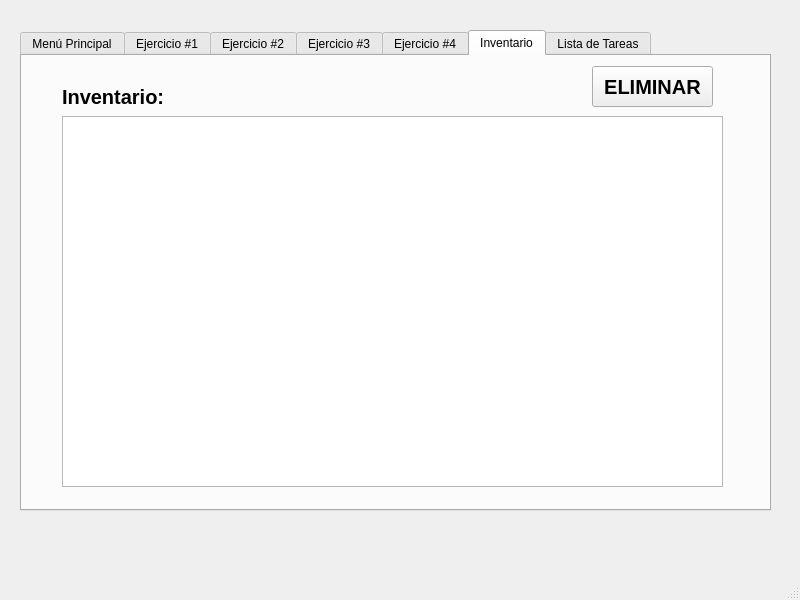
<?xml version="1.0" encoding="UTF-8"?>
<ui version="4.0">
 <class>cframe</class>
 <widget class="QMainWindow" name="cframe">
  <property name="geometry">
   <rect>
    <x>0</x>
    <y>0</y>
    <width>800</width>
    <height>600</height>
   </rect>
  </property>
  <property name="windowTitle">
   <string>cframe</string>
  </property>
  <widget class="QWidget" name="centralwidget">
   <widget class="QTabWidget" name="tabWidget">
    <property name="geometry">
     <rect>
      <x>20</x>
      <y>30</y>
      <width>751</width>
      <height>481</height>
     </rect>
    </property>
    <property name="currentIndex">
     <number>5</number>
    </property>
    <widget class="QWidget" name="tab">
     <attribute name="title">
      <string>Menú Principal</string>
     </attribute>
     <widget class="QLabel" name="label_6">
      <property name="geometry">
       <rect>
        <x>150</x>
        <y>140</y>
        <width>441</width>
        <height>41</height>
       </rect>
      </property>
      <property name="font">
       <font>
        <pointsize>30</pointsize>
        <bold>true</bold>
       </font>
      </property>
      <property name="text">
       <string>Laboratorio #4</string>
      </property>
      <property name="alignment">
       <set>Qt::AlignCenter</set>
      </property>
     </widget>
     <widget class="Line" name="line_2">
      <property name="geometry">
       <rect>
        <x>50</x>
        <y>200</y>
        <width>651</width>
        <height>16</height>
       </rect>
      </property>
      <property name="orientation">
       <enum>Qt::Horizontal</enum>
      </property>
     </widget>
     <widget class="QPushButton" name="pushButton_2">
      <property name="geometry">
       <rect>
        <x>280</x>
        <y>230</y>
        <width>181</width>
        <height>51</height>
       </rect>
      </property>
      <property name="font">
       <font>
        <pointsize>20</pointsize>
        <bold>true</bold>
       </font>
      </property>
      <property name="text">
       <string>MENÚ</string>
      </property>
     </widget>
    </widget>
    <widget class="QWidget" name="tab_2">
     <attribute name="title">
      <string>Ejercicio #1</string>
     </attribute>
     <widget class="QLabel" name="label">
      <property name="geometry">
       <rect>
        <x>140</x>
        <y>30</y>
        <width>441</width>
        <height>41</height>
       </rect>
      </property>
      <property name="font">
       <font>
        <pointsize>30</pointsize>
        <bold>true</bold>
       </font>
      </property>
      <property name="text">
       <string>Sistema de Gestión de Tarea</string>
      </property>
      <property name="alignment">
       <set>Qt::AlignCenter</set>
      </property>
     </widget>
     <widget class="Line" name="line">
      <property name="geometry">
       <rect>
        <x>50</x>
        <y>90</y>
        <width>651</width>
        <height>16</height>
       </rect>
      </property>
      <property name="orientation">
       <enum>Qt::Horizontal</enum>
      </property>
     </widget>
     <widget class="QPlainTextEdit" name="TE_Descripcion">
      <property name="geometry">
       <rect>
        <x>360</x>
        <y>150</y>
        <width>351</width>
        <height>221</height>
       </rect>
      </property>
      <property name="font">
       <font>
        <pointsize>15</pointsize>
       </font>
      </property>
     </widget>
     <widget class="QLabel" name="label_2">
      <property name="geometry">
       <rect>
        <x>360</x>
        <y>110</y>
        <width>201</width>
        <height>41</height>
       </rect>
      </property>
      <property name="font">
       <font>
        <pointsize>15</pointsize>
        <bold>true</bold>
       </font>
      </property>
      <property name="text">
       <string>Descripción:</string>
      </property>
      <property name="alignment">
       <set>Qt::AlignLeading|Qt::AlignLeft|Qt::AlignVCenter</set>
      </property>
     </widget>
     <widget class="QLabel" name="label_3">
      <property name="geometry">
       <rect>
        <x>50</x>
        <y>150</y>
        <width>201</width>
        <height>41</height>
       </rect>
      </property>
      <property name="font">
       <font>
        <pointsize>15</pointsize>
        <bold>true</bold>
       </font>
      </property>
      <property name="text">
       <string>Tipo de Tarea:</string>
      </property>
      <property name="alignment">
       <set>Qt::AlignLeading|Qt::AlignLeft|Qt::AlignVCenter</set>
      </property>
     </widget>
     <widget class="QComboBox" name="tareaTipo">
      <property name="geometry">
       <rect>
        <x>50</x>
        <y>190</y>
        <width>271</width>
        <height>41</height>
       </rect>
      </property>
      <property name="font">
       <font>
        <pointsize>15</pointsize>
       </font>
      </property>
      <item>
       <property name="text">
        <string>Diaria</string>
       </property>
      </item>
      <item>
       <property name="text">
        <string>Semanal</string>
       </property>
      </item>
     </widget>
     <widget class="QLabel" name="label_4">
      <property name="geometry">
       <rect>
        <x>60</x>
        <y>250</y>
        <width>201</width>
        <height>41</height>
       </rect>
      </property>
      <property name="font">
       <font>
        <pointsize>15</pointsize>
        <bold>true</bold>
       </font>
      </property>
      <property name="text">
       <string>Fecha:</string>
      </property>
      <property name="alignment">
       <set>Qt::AlignLeading|Qt::AlignLeft|Qt::AlignVCenter</set>
      </property>
     </widget>
     <widget class="QDateEdit" name="DateEdit">
      <property name="geometry">
       <rect>
        <x>60</x>
        <y>290</y>
        <width>251</width>
        <height>41</height>
       </rect>
      </property>
      <property name="font">
       <font>
        <pointsize>15</pointsize>
       </font>
      </property>
     </widget>
     <widget class="QPushButton" name="pushButton">
      <property name="geometry">
       <rect>
        <x>270</x>
        <y>390</y>
        <width>181</width>
        <height>41</height>
       </rect>
      </property>
      <property name="font">
       <font>
        <pointsize>15</pointsize>
        <bold>true</bold>
       </font>
      </property>
      <property name="cursor">
       <cursorShape>PointingHandCursor</cursorShape>
      </property>
      <property name="text">
       <string>CREAR</string>
      </property>
     </widget>
    </widget>
    <widget class="QWidget" name="Ejercicio2">
     <attribute name="title">
      <string>Ejercicio #2</string>
     </attribute>
     <widget class="QLabel" name="label_7">
      <property name="geometry">
       <rect>
        <x>140</x>
        <y>30</y>
        <width>491</width>
        <height>41</height>
       </rect>
      </property>
      <property name="font">
       <font>
        <pointsize>30</pointsize>
        <bold>true</bold>
       </font>
      </property>
      <property name="text">
       <string>Sistema de Figuras Geométricas</string>
      </property>
      <property name="alignment">
       <set>Qt::AlignCenter</set>
      </property>
     </widget>
     <widget class="Line" name="line_3">
      <property name="geometry">
       <rect>
        <x>50</x>
        <y>90</y>
        <width>651</width>
        <height>16</height>
       </rect>
      </property>
      <property name="orientation">
       <enum>Qt::Horizontal</enum>
      </property>
     </widget>
     <widget class="QLabel" name="label_8">
      <property name="geometry">
       <rect>
        <x>60</x>
        <y>190</y>
        <width>221</width>
        <height>21</height>
       </rect>
      </property>
      <property name="font">
       <font>
        <pointsize>15</pointsize>
        <bold>true</bold>
       </font>
      </property>
      <property name="text">
       <string>Tipo de Figura</string>
      </property>
      <property name="alignment">
       <set>Qt::AlignCenter</set>
      </property>
     </widget>
     <widget class="QPushButton" name="pushButton_3">
      <property name="geometry">
       <rect>
        <x>80</x>
        <y>270</y>
        <width>181</width>
        <height>41</height>
       </rect>
      </property>
      <property name="font">
       <font>
        <pointsize>15</pointsize>
        <bold>true</bold>
       </font>
      </property>
      <property name="cursor">
       <cursorShape>PointingHandCursor</cursorShape>
      </property>
      <property name="text">
       <string>DIBUJAR</string>
      </property>
     </widget>
     <widget class="QComboBox" name="figuraTipo">
      <property name="geometry">
       <rect>
        <x>60</x>
        <y>210</y>
        <width>231</width>
        <height>41</height>
       </rect>
      </property>
      <property name="font">
       <font>
        <pointsize>15</pointsize>
       </font>
      </property>
      <item>
       <property name="text">
        <string>Círculo</string>
       </property>
      </item>
      <item>
       <property name="text">
        <string>Rectángulo</string>
       </property>
      </item>
      <item>
       <property name="text">
        <string>Triángulo</string>
       </property>
      </item>
     </widget>
     <widget class="QWidget" name="verticalLayoutWidget">
      <property name="geometry">
       <rect>
        <x>310</x>
        <y>140</y>
        <width>391</width>
        <height>261</height>
       </rect>
      </property>
      <layout class="QVBoxLayout" name="verticalLayout">
       <item>
        <widget class="QWidget" name="canvasWidget" native="true"/>
       </item>
      </layout>
     </widget>
    </widget>
    <widget class="QWidget" name="tab_4">
     <attribute name="title">
      <string>Ejercicio #3</string>
     </attribute>
     <widget class="QLabel" name="label_17">
      <property name="geometry">
       <rect>
        <x>130</x>
        <y>30</y>
        <width>491</width>
        <height>41</height>
       </rect>
      </property>
      <property name="font">
       <font>
        <pointsize>30</pointsize>
        <bold>true</bold>
       </font>
      </property>
      <property name="text">
       <string>Editor de Texto con Formato</string>
      </property>
      <property name="alignment">
       <set>Qt::AlignCenter</set>
      </property>
     </widget>
     <widget class="Line" name="line_7">
      <property name="geometry">
       <rect>
        <x>40</x>
        <y>90</y>
        <width>651</width>
        <height>16</height>
       </rect>
      </property>
      <property name="orientation">
       <enum>Qt::Horizontal</enum>
      </property>
     </widget>
     <widget class="QPlainTextEdit" name="TE_Editor">
      <property name="geometry">
       <rect>
        <x>200</x>
        <y>130</y>
        <width>491</width>
        <height>301</height>
       </rect>
      </property>
     </widget>
     <widget class="QPushButton" name="negritaButton">
      <property name="geometry">
       <rect>
        <x>40</x>
        <y>220</y>
        <width>121</width>
        <height>41</height>
       </rect>
      </property>
      <property name="font">
       <font>
        <pointsize>15</pointsize>
        <bold>true</bold>
       </font>
      </property>
      <property name="text">
       <string>Negrita</string>
      </property>
     </widget>
     <widget class="QPushButton" name="cursivaButton">
      <property name="geometry">
       <rect>
        <x>40</x>
        <y>270</y>
        <width>121</width>
        <height>41</height>
       </rect>
      </property>
      <property name="font">
       <font>
        <pointsize>15</pointsize>
        <bold>true</bold>
       </font>
      </property>
      <property name="text">
       <string>Cursiva</string>
      </property>
     </widget>
     <widget class="QPushButton" name="subrayadoButton">
      <property name="geometry">
       <rect>
        <x>40</x>
        <y>320</y>
        <width>121</width>
        <height>41</height>
       </rect>
      </property>
      <property name="font">
       <font>
        <pointsize>15</pointsize>
        <bold>true</bold>
       </font>
      </property>
      <property name="text">
       <string>Subrayado</string>
      </property>
     </widget>
     <widget class="QPushButton" name="normalButton">
      <property name="geometry">
       <rect>
        <x>40</x>
        <y>170</y>
        <width>121</width>
        <height>41</height>
       </rect>
      </property>
      <property name="font">
       <font>
        <pointsize>15</pointsize>
        <bold>true</bold>
       </font>
      </property>
      <property name="text">
       <string>Normal</string>
      </property>
     </widget>
    </widget>
    <widget class="QWidget" name="tab_9">
     <attribute name="title">
      <string>Ejercicio #4</string>
     </attribute>
     <widget class="Line" name="line_8">
      <property name="geometry">
       <rect>
        <x>50</x>
        <y>130</y>
        <width>651</width>
        <height>16</height>
       </rect>
      </property>
      <property name="orientation">
       <enum>Qt::Horizontal</enum>
      </property>
     </widget>
     <widget class="QLabel" name="label_18">
      <property name="geometry">
       <rect>
        <x>130</x>
        <y>20</y>
        <width>481</width>
        <height>41</height>
       </rect>
      </property>
      <property name="font">
       <font>
        <pointsize>30</pointsize>
        <bold>true</bold>
       </font>
      </property>
      <property name="text">
       <string>Sistema de Gestión de Inventario</string>
      </property>
      <property name="alignment">
       <set>Qt::AlignCenter</set>
      </property>
     </widget>
     <widget class="QComboBox" name="tipoProducto">
      <property name="geometry">
       <rect>
        <x>340</x>
        <y>80</y>
        <width>231</width>
        <height>51</height>
       </rect>
      </property>
      <property name="font">
       <font>
        <pointsize>15</pointsize>
       </font>
      </property>
      <item>
       <property name="text">
        <string>Electrónico</string>
       </property>
      </item>
      <item>
       <property name="text">
        <string>Ropa</string>
       </property>
      </item>
      <item>
       <property name="text">
        <string>Alimento</string>
       </property>
      </item>
     </widget>
     <widget class="QLabel" name="label_19">
      <property name="geometry">
       <rect>
        <x>150</x>
        <y>90</y>
        <width>171</width>
        <height>21</height>
       </rect>
      </property>
      <property name="font">
       <font>
        <pointsize>15</pointsize>
        <bold>true</bold>
       </font>
      </property>
      <property name="text">
       <string>Tipo de Producto:</string>
      </property>
      <property name="alignment">
       <set>Qt::AlignRight|Qt::AlignTrailing|Qt::AlignVCenter</set>
      </property>
     </widget>
     <widget class="QLabel" name="label_21">
      <property name="geometry">
       <rect>
        <x>60</x>
        <y>170</y>
        <width>171</width>
        <height>31</height>
       </rect>
      </property>
      <property name="font">
       <font>
        <pointsize>15</pointsize>
        <bold>true</bold>
       </font>
      </property>
      <property name="text">
       <string>Nombre:</string>
      </property>
      <property name="alignment">
       <set>Qt::AlignLeading|Qt::AlignLeft|Qt::AlignVCenter</set>
      </property>
     </widget>
     <widget class="QLabel" name="label_22">
      <property name="geometry">
       <rect>
        <x>60</x>
        <y>280</y>
        <width>171</width>
        <height>21</height>
       </rect>
      </property>
      <property name="font">
       <font>
        <pointsize>15</pointsize>
        <bold>true</bold>
       </font>
      </property>
      <property name="text">
       <string>Precio:</string>
      </property>
      <property name="alignment">
       <set>Qt::AlignLeading|Qt::AlignLeft|Qt::AlignVCenter</set>
      </property>
     </widget>
     <widget class="QLineEdit" name="LE_NombreProducto">
      <property name="geometry">
       <rect>
        <x>60</x>
        <y>210</y>
        <width>281</width>
        <height>41</height>
       </rect>
      </property>
      <property name="font">
       <font>
        <pointsize>20</pointsize>
       </font>
      </property>
     </widget>
     <widget class="QPushButton" name="agregarBoton">
      <property name="geometry">
       <rect>
        <x>280</x>
        <y>380</y>
        <width>181</width>
        <height>41</height>
       </rect>
      </property>
      <property name="font">
       <font>
        <pointsize>15</pointsize>
        <bold>true</bold>
       </font>
      </property>
      <property name="cursor">
       <cursorShape>PointingHandCursor</cursorShape>
      </property>
      <property name="text">
       <string>AGREGAR</string>
      </property>
     </widget>
     <widget class="QLabel" name="LabelP">
      <property name="geometry">
       <rect>
        <x>400</x>
        <y>170</y>
        <width>171</width>
        <height>31</height>
       </rect>
      </property>
      <property name="font">
       <font>
        <pointsize>15</pointsize>
        <bold>true</bold>
       </font>
      </property>
      <property name="text">
       <string>Nombre:</string>
      </property>
      <property name="alignment">
       <set>Qt::AlignLeading|Qt::AlignLeft|Qt::AlignVCenter</set>
      </property>
     </widget>
     <widget class="QLineEdit" name="LE_Adicional">
      <property name="geometry">
       <rect>
        <x>400</x>
        <y>210</y>
        <width>281</width>
        <height>41</height>
       </rect>
      </property>
      <property name="font">
       <font>
        <pointsize>20</pointsize>
       </font>
      </property>
     </widget>
     <widget class="QLineEdit" name="LE_Adicional2">
      <property name="geometry">
       <rect>
        <x>400</x>
        <y>310</y>
        <width>291</width>
        <height>41</height>
       </rect>
      </property>
      <property name="font">
       <font>
        <pointsize>20</pointsize>
       </font>
      </property>
     </widget>
     <widget class="QLabel" name="LabelS">
      <property name="geometry">
       <rect>
        <x>400</x>
        <y>280</y>
        <width>171</width>
        <height>21</height>
       </rect>
      </property>
      <property name="font">
       <font>
        <pointsize>15</pointsize>
        <bold>true</bold>
       </font>
      </property>
      <property name="text">
       <string>Precio:</string>
      </property>
      <property name="alignment">
       <set>Qt::AlignLeading|Qt::AlignLeft|Qt::AlignVCenter</set>
      </property>
     </widget>
     <widget class="QDoubleSpinBox" name="LE_PrecioProducto">
      <property name="geometry">
       <rect>
        <x>60</x>
        <y>310</y>
        <width>281</width>
        <height>41</height>
       </rect>
      </property>
      <property name="font">
       <font>
        <pointsize>20</pointsize>
       </font>
      </property>
     </widget>
    </widget>
    <widget class="QWidget" name="tab_10">
     <attribute name="title">
      <string>Inventario</string>
     </attribute>
     <widget class="QLabel" name="label_20">
      <property name="geometry">
       <rect>
        <x>40</x>
        <y>20</y>
        <width>201</width>
        <height>41</height>
       </rect>
      </property>
      <property name="font">
       <font>
        <pointsize>15</pointsize>
        <bold>true</bold>
       </font>
      </property>
      <property name="text">
       <string>Inventario:</string>
      </property>
      <property name="alignment">
       <set>Qt::AlignLeading|Qt::AlignLeft|Qt::AlignVCenter</set>
      </property>
     </widget>
     <widget class="QPushButton" name="eliminarBoton">
      <property name="geometry">
       <rect>
        <x>570</x>
        <y>10</y>
        <width>121</width>
        <height>41</height>
       </rect>
      </property>
      <property name="font">
       <font>
        <pointsize>15</pointsize>
        <bold>true</bold>
       </font>
      </property>
      <property name="cursor">
       <cursorShape>PointingHandCursor</cursorShape>
      </property>
      <property name="text">
       <string>ELIMINAR</string>
      </property>
     </widget>
     <widget class="QTableWidget" name="tableWidget">
      <property name="geometry">
       <rect>
        <x>40</x>
        <y>60</y>
        <width>661</width>
        <height>371</height>
       </rect>
      </property>
     </widget>
    </widget>
    <widget class="QWidget" name="tab_3">
     <attribute name="title">
      <string>Lista de Tareas</string>
     </attribute>
     <widget class="QListWidget" name="taskList">
      <property name="geometry">
       <rect>
        <x>50</x>
        <y>50</y>
        <width>671</width>
        <height>381</height>
       </rect>
      </property>
      <property name="font">
       <font>
        <pointsize>20</pointsize>
       </font>
      </property>
     </widget>
     <widget class="QLabel" name="label_5">
      <property name="geometry">
       <rect>
        <x>50</x>
        <y>10</y>
        <width>201</width>
        <height>41</height>
       </rect>
      </property>
      <property name="font">
       <font>
        <pointsize>15</pointsize>
        <bold>true</bold>
       </font>
      </property>
      <property name="text">
       <string>Lista de Tareas:</string>
      </property>
      <property name="alignment">
       <set>Qt::AlignLeading|Qt::AlignLeft|Qt::AlignVCenter</set>
      </property>
     </widget>
    </widget>
   </widget>
  </widget>
  <widget class="QMenuBar" name="menubar">
   <property name="geometry">
    <rect>
     <x>0</x>
     <y>0</y>
     <width>800</width>
     <height>36</height>
    </rect>
   </property>
  </widget>
  <widget class="QStatusBar" name="statusbar"/>
 </widget>
 <resources/>
 <connections/>
</ui>
